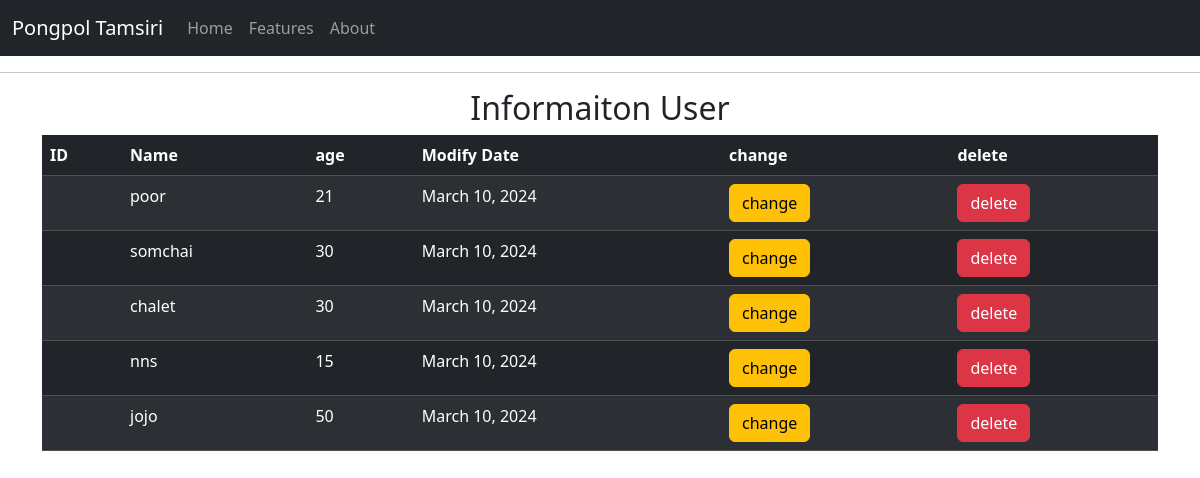
Before: / with the older database file.
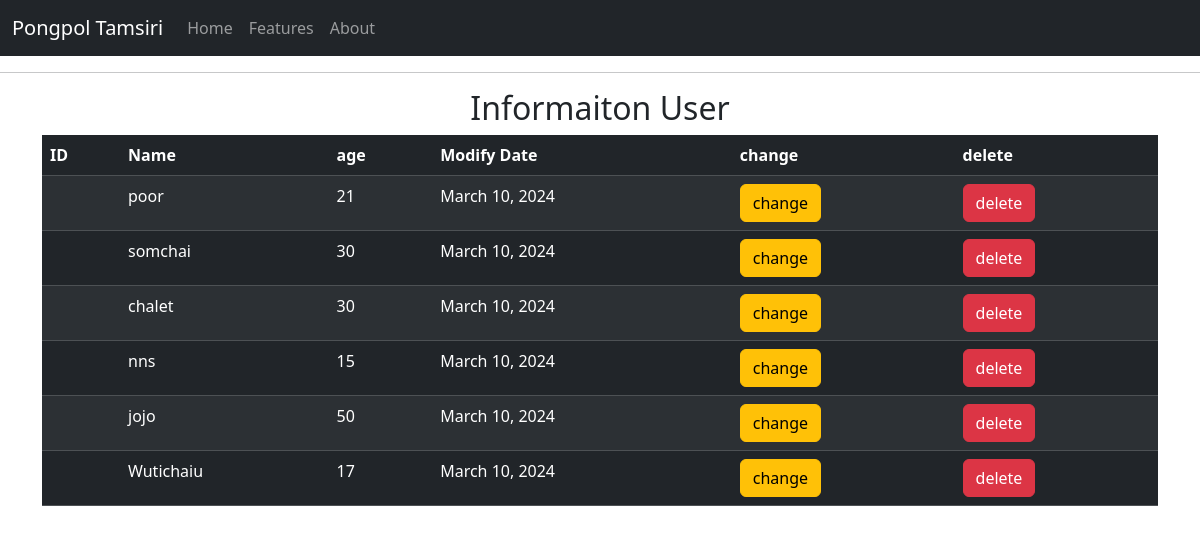
After: the same page with the newer database file.
### playground/models.py (models this page shows, shortened)
class Person(models.Model):
    name = models.CharField(max_length=100)
    age = models.IntegerField()
    date = models.DateField(auto_now_add=True)

### playground/views.py (the view)
# urls.py: path('', views.say_hello, name='playground_hello'),  # Name the URL pattern for future reference
def say_hello(request):
    all_person = Person.objects.all()
    return render(request, 'hello.html', {"all_person":all_person})

### playground/templates/hello.html (shortened to what this page needs)
{% extends "base.html" %}
{% block content %}
<table class="table table-dark table-striped">
    <h2 class="text-center">Informaiton User</h2>
    <thead>
      <tr>
        <th scope="col">ID</th>
        <th scope="col">Name</th>
        <th scope="col">age</th>
        <th scope="col">Modify Date</th>
        <th scope="col">change</th>
        <th scope="col">delete</th>
      </tr>
    </thead>
    <tbody>
      {%for person in all_person %}
        <tr>
            <th scope="row">{{person.ID}}</th></th>
            <td>{{person.name}}</td>
            <td>{{person.age}}</td>
            <td>{{person.date}}</person></td>
            <td><a href="#" class="btn btn-warning">change</a></td>
            <td><a href="#" class="btn btn-danger">delete</a></td>
        </tr>
      {% endfor %}
    </tbody>
  </table>
{% endblock %}

### playground/templates/base.html (shortened to what this page needs)
<!DOCTYPE html>
<html lang="en">
<head>
    <link href="https://cdn.jsdelivr.net/npm/bootstrap@5.3.3/dist/css/bootstrap.min.css" rel="stylesheet">
</head>
<body>
        <nav class="navbar navbar-expand-lg navbar-dark bg-dark">
            <div class="container-fluid">
              <a class="navbar-brand" href="/">Pongpol Tamsiri</a>
              <div class="collapse navbar-collapse" id="navbarNav">
                <ul class="navbar-nav">
                  <li class="nav-item">
                    <a class="nav-link " aria-current="page" href="/">Home</a>
                  </li>
                  <li class="nav-item">
                    <a class="nav-link" href="/form">Features</a>
                  </li>
                  <li class="nav-item">
                    <a class="nav-link" href="/about">About</a>  </li>
                </ul>
              </div>
            </div>
          </nav>
        <hr>
        <div class="container my-2">
            {% block content %}
            {% endblock %}
        </div>
</body>
</html>

Changed rows visible on the page:
added Person: name "Wutichaiu", age "17", date "March 10, 2024"
